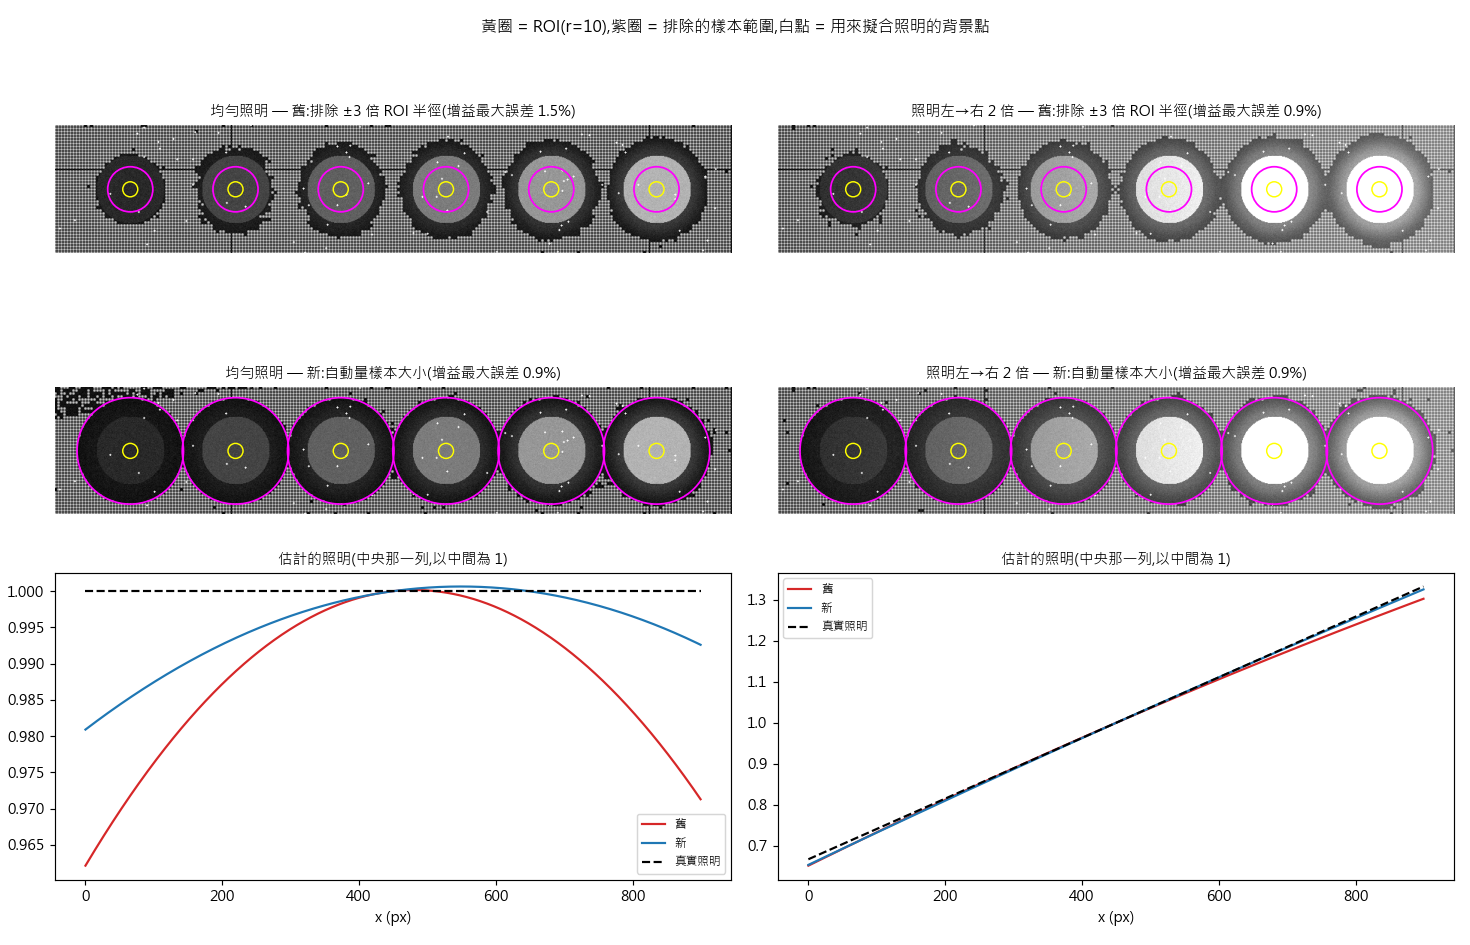

Source code (Python):
# -*- coding: utf-8 -*-
"""
背景估計:樣本比 ROI 大時的排除測試(舊:固定排除 ROI 中心 ±3 倍半徑 / 新:自動量樣本大小)。

用法(light_intensity conda 環境):python test_illum_exclude.py
[1] 合成圖,照明其實均勻;6 個樣本實心半徑 45 px + 淡光暈到 ~80 px、由左到右越來越亮,ROI 只有 r=10
    (光暈每點只比背景亮一點,低於 sigma clipping 門檻,剔不掉,但數量多會把擬合拉高)
    → 正確答案:不需校正,各 ROI 增益 ≈ 1。舊方法會把框外的樣本當成背景,誤以為右邊照明較亮。
[2] 同樣的樣本,但照明由左到右真的變 2 倍 → 新方法要還原出真實照明。
[3] B-8:同一張圖,ROI 大小 r=8 / 23 / 35,看照明估計是否還會跟著 ROI 大小變。
輸出 test_illum_exclude.png
"""
import os, json
import numpy as np
import cv2
from tkinter import messagebox
import matplotlib
matplotlib.use("Agg")
import matplotlib.pyplot as plt

HERE = os.path.dirname(os.path.abspath(__file__))
PROG = os.path.join(HERE, "20261029.py")
OUT = os.path.join(HERE, "test_output"); os.makedirs(OUT, exist_ok=True)
for n in ("showinfo", "showwarning", "showerror"):
    setattr(messagebox, n, lambda *a, **k: None)
messagebox.askokcancel = lambda *a, **k: True
code = open(PROG, encoding="utf-8").read().split("root.mainloop()")[0].replace("root.after(100, start_system)", "pass")
g = {"__name__": "__main__", "__file__": PROG}
exec(compile(code, PROG, "exec"), g)
g["CAMERA_TYPE"] = "IMAGE"
new_extent = g["_sample_extent"]


def load(img):
    p = os.path.join(OUT, "_illum_exclude_tmp.png")
    cv2.imencode(".png", img)[1].tofile(p)
    assert g["load_image_file"](p)
    g["_publish_frame"](g["source_image_gray"])
    return g["current_frame"].copy()


def run(gray, rois, old):
    """old=True:把樣本大小固定成 ROI 半徑 → 排除範圍 = 舊版的 ±3 倍半徑。"""
    g["_sample_extent"] = (lambda sm, cx, cy, r0, rmax: 3 * r0 / g["ILLUM_EXCLUDE_MARGIN"]) if old else new_extent
    illum, pts = g["estimate_illumination"](gray, rois)
    gain = g["make_illum_gain"](illum, rois)
    return illum, pts, list(g["illum_excl"]), g["roi_gain_factors"](gain, rois)


def synth(illum_ratio, seed=0):
    rng = np.random.default_rng(seed)
    H, W = 170, 900
    xx, yy = np.meshgrid(np.arange(W), np.arange(H))
    light = 1 + (illum_ratio - 1) * xx / (W - 1)                    # 照明:左 1 → 右 illum_ratio
    sig = np.zeros((H, W), np.float32)
    cxs = [100 + 140 * i for i in range(6)]
    for i, cx in enumerate(cxs):
        d = np.hypot(xx - cx, yy - 85)
        sig += (0.3 + 0.35 * i) * np.where(d < 45, 1.0, 0.25 * np.exp(-((d - 45) / 18.0) ** 2))  # 實心 45 px + 淡光暈到 ~80 px
    img = 20 * light * (1 + sig) + rng.normal(0, 1.5, (H, W))
    for _ in range(80):                                              # 灰塵
        cv2.circle(img, (int(rng.uniform(0, W)), int(rng.uniform(0, H))), 1, float(rng.uniform(80, 160)), -1)
    return np.clip(img, 0, 255).astype(np.uint8), cxs, light


res = {}
for case, ratio in (("均勻照明", 1.0), ("照明左→右 2 倍", 2.0)):
    img, cxs, light = synth(ratio)
    gray = load(img)
    x0, y0 = g["img_pad_x"], g["img_pad_y"]
    rois = [("circle", cx + x0, 85 + y0, 10) for cx in cxs]
    g["_set_rois"](rois)
    true = np.array([light[85, cx] for cx in cxs]); true_gain = true.mean() / true
    for old in (True, False):
        illum, pts, excl, facs = run(gray, rois, old)
        err = np.max(np.abs(np.array(facs) / true_gain - 1)) * 100
        name = "舊(±3r)" if old else "新(自動)"
        res[(case, old)] = (gray, illum, pts, excl, facs, true_gain, x0, y0)
        print(f"[{case}] {name}: 排除半徑 {[round(e[2]) for e in excl]}  ROI 增益 {np.round(facs, 3).tolist()}"
              f"  真實 {np.round(true_gain, 3).tolist()}  最大誤差 {err:.1f}%")
        if not old:
            assert err < 3.0, f"{case}:新方法誤差 {err:.1f}% 過大"

# [3] B-8:不同 ROI 大小
img = cv2.imdecode(np.fromfile(os.path.join(HERE, "test image", "Chi 20261014 B_8.png"), np.uint8), cv2.IMREAD_UNCHANGED)
gray = load(cv2.cvtColor(img[..., :3], cv2.COLOR_BGR2GRAY))
x0, y0, W = g["img_pad_x"], g["img_pad_y"], g["img_disp_w"]
js = json.load(open(os.path.join(HERE, "ROI_layouts", "B_8.json"), encoding="utf-8"))
k = W / js["img_disp_w"]
cen = [((r[1] - js["img_pad_x"]) * k + x0, (r[2] - js["img_pad_y"]) * k + y0) for r in js["rois"]]
b8 = {}
for rr in (8, 23, 35):
    rois = [("circle", int(round(cx)), int(round(cy)), rr) for cx, cy in cen]
    for old in (True, False):
        illum, pts, excl, facs = run(gray, rois, old)
        lr = illum[int(cen[-1][1]), int(cen[-1][0])] / illum[int(cen[0][1]), int(cen[0][0])]
        b8[(rr, old)] = (lr, facs, excl)
        print(f"[B-8 ROI r={rr:2d}] {'舊' if old else '新'}: 排除半徑 {[round(e[2]) for e in excl]}  "
              f"照明 最右/最左樣本 = {lr:.2f}  ROI 增益 {np.round(facs, 2).tolist()}")
spread_old = np.ptp([b8[(rr, True)][0] for rr in (8, 23, 35)])
spread_new = np.ptp([b8[(rr, False)][0] for rr in (8, 23, 35)])
print(f"B-8 照明右/左 隨 ROI 大小的變動:舊 {spread_old:.2f} → 新 {spread_new:.2f}")
assert spread_new < spread_old, "新方法的照明估計應該比較不受 ROI 大小影響"

# ── 圖:均勻照明那組,舊 vs 新 ──
plt.rcParams["font.sans-serif"] = ["Microsoft JhengHei", "Microsoft YaHei", "SimHei"]
plt.rcParams["axes.unicode_minus"] = False
fig, axes = plt.subplots(3, 2, figsize=(14, 9), gridspec_kw=dict(height_ratios=[1, 1, 1.1]))
for col, case in enumerate(("均勻照明", "照明左→右 2 倍")):
    for row, old in enumerate((True, False)):
        gray, illum, pts, excl, facs, tg, x0, y0 = res[(case, old)]
        ax = axes[row, col]
        ax.imshow(gray[y0:y0 + 170, x0:x0 + 900], cmap="gray", vmin=15, vmax=80)
        ax.scatter(pts[1] - x0, pts[0] - y0, s=1, c="w", alpha=0.5)
        for cx, cy, rad in excl:
            ax.add_patch(plt.Circle((cx - x0, cy - y0), rad, fill=False, color="magenta", lw=1.2))
            ax.add_patch(plt.Circle((cx - x0, cy - y0), 10, fill=False, color="yellow", lw=1))
        err = np.max(np.abs(np.array(facs) / tg - 1)) * 100
        ax.set_title(f"{case} — {'舊:排除 ±3 倍 ROI 半徑' if old else '新:自動量樣本大小'}(增益最大誤差 {err:.1f}%)", fontsize=10)
        ax.axis("off")
    ax = axes[2, col]
    for old, c in ((True, "#d62728"), (False, "#1f77b4")):
        gray, illum, *_ , x0, y0 = res[(case, old)]
        ax.plot(illum[y0 + 85, x0:x0 + 900] / illum[y0 + 85, x0 + 450], c, label="舊" if old else "新")
    _, cxs, light = synth(1.0 if col == 0 else 2.0)
    ax.plot(light[85] / light[85, 450], "k--", label="真實照明")
    ax.set_title("估計的照明(中央那一列,以中間為 1)", fontsize=10); ax.set_xlabel("x (px)"); ax.legend(fontsize=8)
fig.suptitle("黃圈 = ROI(r=10),紫圈 = 排除的樣本範圍,白點 = 用來擬合照明的背景點", fontsize=11)
fig.tight_layout()
p = os.path.join(HERE, "test_illum_exclude.png"); fig.savefig(p, dpi=105)
print("已存", p)

# 程式預覽視窗能畫出排除範圍
g["_sample_extent"] = new_extent
g["_set_rois"]([("circle", int(round(cx)), int(round(cy)), 23) for cx, cy in cen])
g["illum_mode"] = "background"
g["show_illum_preview"]()
assert g["illum_preview_win"] is not None
print("程式預覽視窗(背景估計 + 排除範圍)OK")
g["root"].destroy()
